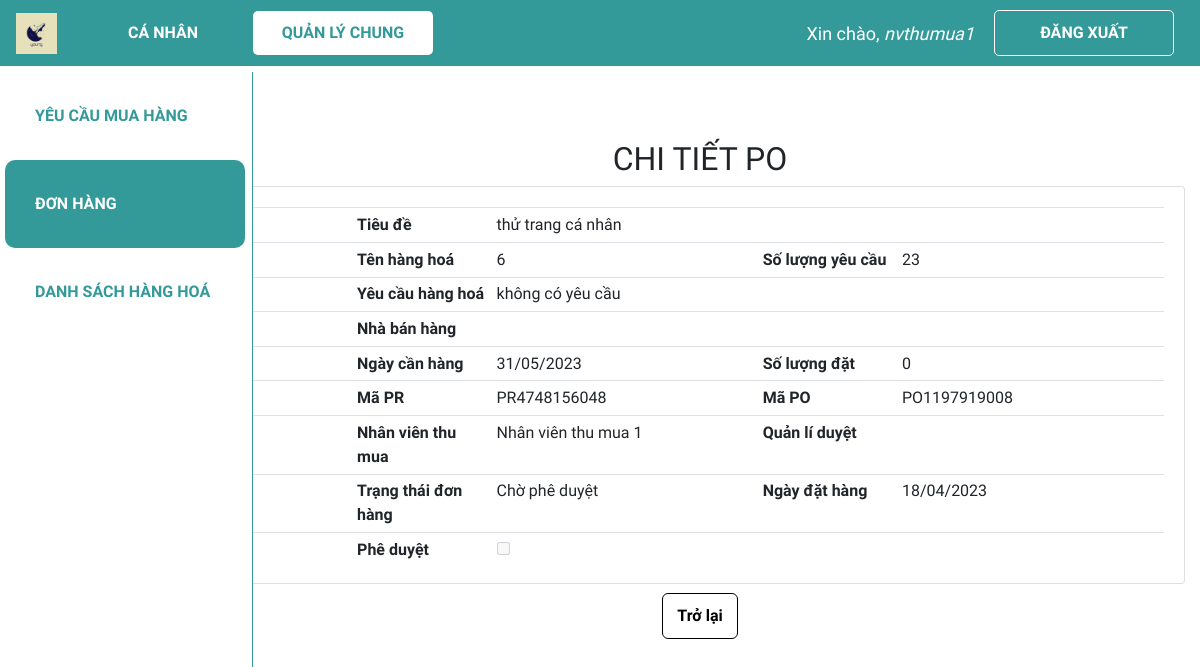
Before: /xem_po/PO1197919008 (signed in) with the older database file.
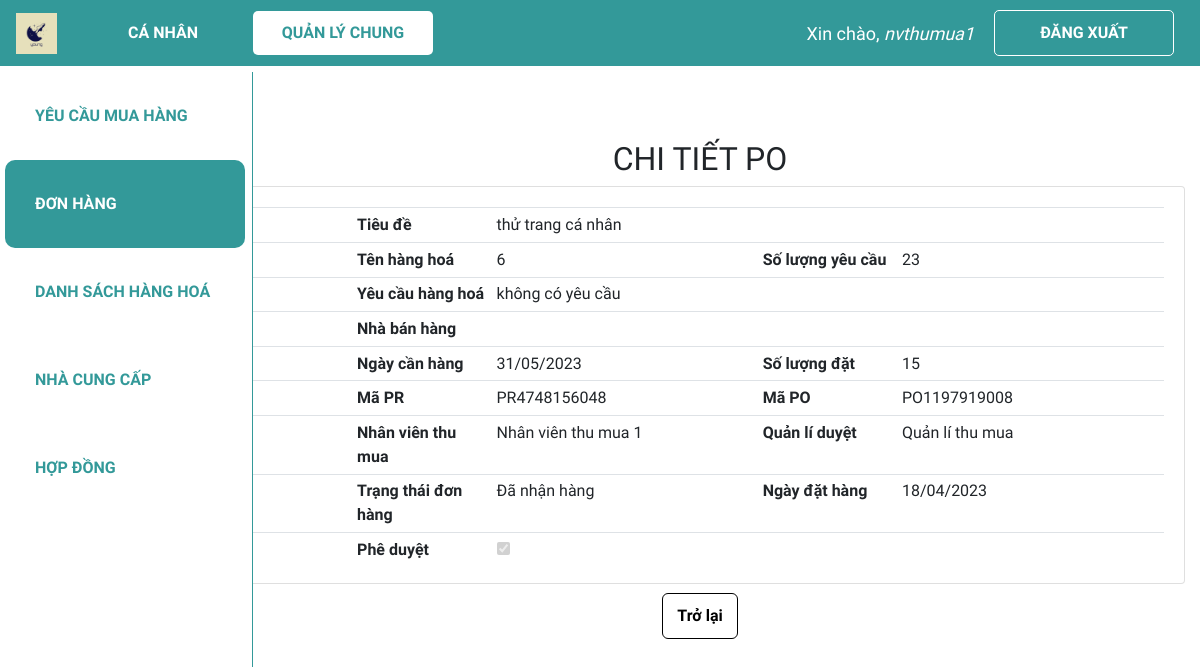
After: the same page with the newer database file.
### web_core/models.py (models this page shows, shortened)
class PO(models.Model):
    danh_muc_trang_thai = (
        ('Chờ phê duyệt', 'Chờ phê duyệt'),
        ('Đang thực hiện', 'Đang thực hiện'),
        ('Đã nhận hàng', 'Đã nhận hàng'),
        ('Đã hoàn thành', 'Đã hoàn thành'),
    )
    ma_PO = ShortUUIDField(
        verbose_name='Mã PO',
        length=10,
        max_length=12,
        prefix="PO",
        alphabet="0123456789",
        primary_key=True
    )
    ma_PR = models.ForeignKey(PR, on_delete = models.CASCADE, verbose_name = 'Mã PR', blank = True, null = True)
    ma_hang_hoa = models.ForeignKey(HANGHOA, on_delete = models.CASCADE, verbose_name = 'Mã hàng hoá', blank = True, null = True)
    so_luong = models.IntegerField('Số lượng', validators = [MinValueValidator(0)], default = 0)
    ma_hop_dong = models.ForeignKey(HOPDONG, on_delete = models.SET_NULL, verbose_name = 'Mã hợp đồng', blank = True, null = True)
    ma_nhan_vien_tao = models.ForeignKey(NHANVIEN, on_delete=models.SET_NULL, verbose_name = 'Mã nhân viên tạo', related_name = 'nv_tao_PO', null=True)
    ma_ncc = models.ForeignKey(NCC, on_delete = models.SET_NULL, verbose_name = 'Mã nhà cung cấp', blank = True, null = True)
    ngay_tao = models.DateTimeField('Ngày tạo', default = datetime.now)
    ngay_cap_nhat = models.DateTimeField('Ngày cập nhật', default = datetime.now)
    trang_thai = models.CharField('Trạng thái PO', max_length = 100, choices=danh_muc_trang_thai, default='Đang xem xét', blank = True, null = True)
    ma_quan_ly_duyet = models.ForeignKey(NHANVIEN, on_delete = models.SET_NULL, verbose_name = 'Mã quản lý duyệt', related_name = 'quan_ly', blank = True, null = True)

class PR(models.Model):
    danh_muc_trang_thai = (
        ('Chờ phân công', 'Chờ phân công'),
        ('Đang thực hiện', 'Đang thực hiện'),
        ('Đã hoàn thành', 'Đã hoàn thành'),
    )
    ma_PR = ShortUUIDField(
        verbose_name='Mã PR',
        length=10,
        max_length=12,
        prefix="PR",
        alphabet="0123456789",
        primary_key=True
    )
    ma_nhan_vien_tao = models.ForeignKey(NHANVIEN, on_delete = models.CASCADE, verbose_name = 'Mã nhân viên tạo', related_name = 'nv_tao_PR', blank = True, null = True)
    ma_nhan_vien_phu_trach = models.ForeignKey(NHANVIEN, on_delete = models.SET_NULL, verbose_name = 'Mã nhân viên phụ trách',  related_name = 'nv_phutrach_PR', blank = True, null = True)
    ngay_tao = models.DateTimeField('Ngày tạo', default = datetime.now)
    ngay_cap_nhat = models.DateField('Ngày cập nhật', default = datetime.now)
    ten_PR = models.CharField('Tên PR', max_length = 300)
    trang_thai = models.CharField('Trạng thái PR', max_length = 100, choices=danh_muc_trang_thai, default='Đang xem xét', null=True)

class NHANVIEN(models.Model):
    danh_muc_phong_ban = (
        ('Thu mua', 'Thu mua'),
        ('Kho', 'Kho'),
        ('Kế toán', 'Kế toán'),
        ('Khác', 'Khác')
    )
    danh_muc_chuc_vu = (
        ('Quản lí', 'Quản lí'),
        ('Nhân viên', 'Nhân viên'),
    )
    user = models.OneToOneField(User, null=True, blank=True, on_delete=models.CASCADE)
    ma_NV = ShortUUIDField(
        verbose_name='Mã nhân viên',
        length=10,
        max_length=12,
        prefix="NV",
        alphabet="0123456789",
        primary_key=True
    )
    ho_ten = models.CharField('Họ tên', max_length = 100, null=True)
    phong_ban = models.CharField('Phòng ban', max_length = 50, choices=danh_muc_phong_ban, null=True)
    chuc_vu = models.CharField('Chức vụ', max_length = 50, choices=danh_muc_chuc_vu, null=True)

### web_core/views.py (the view)
# urls.py: path('xem_po/<str:ma_PO>', views.view_po, name='quanli_xem_po'),
@login_required(login_url='login')
def view_po(request, ma_PO):
    update_all_po_status()
    if ma_PO is None:
        return redirect('/dspo')
    po = PO.objects.get(ma_PO=ma_PO)
    pr_hh = PR_HH.objects.get(ma_PR = po.ma_PR.ma_PR, ma_hang_hoa = po.ma_hang_hoa.ma_HH)
    context = {'po':po, 'pr_hh':pr_hh}
    return render(request,'web_core/view_po.html', context)

### web_core/templatetags/index.py (called while the page is built)
@register.filter
def first_group_name(user):
    groups = user.groups.all()
    if groups:
        return groups[0].name
    return ''

### web_core/views.py (called while the page is built)
def update_all_po_status():
    dspo = PO.objects.all().order_by('-ngay_tao')
    for po in dspo:
        if po.ma_quan_ly_duyet and po.trang_thai == 'Chờ phê duyệt':
            po.trang_thai='Đang thực hiện'
        elif not po.ma_quan_ly_duyet and po.trang_thai != 'Chờ phê duyệt':
            po.trang_thai='Chờ phê duyệt'
        po.save()

### web_core/templates/web_core/view_po.html (shortened to what this page needs)
{% extends 'web_core/main.html' %}
{% block content %}
<h2 class="table-title" style>CHI TIẾT PO</h2>
<div class="card card-body">
    <table class="table table-sm po">
        <tr>
            <th class="mid-content"></th>
            <th class="mid-content">Tiêu đề</th>
            <td class="large-content">{{po.ma_PR.ten_PR}}</td>
            <th class="small-content"></th>
            <th class="small-content"></th>
        </tr>
        <tr>
            <th class="mid-content"></th>
            <th class="mid-content">Tên hàng hoá</th>
            <td class="mid-content">{{pr_hh.ma_hang_hoa.ten_hang_hoa}}</td>
            <th class="mid-content">Số lượng yêu cầu</th>
            <td class="large-content">{{pr_hh.so_luong}}</td>
        </tr>
        <tr>
            <th class="mid-content"></th>
            <th class="mid-content">Yêu cầu hàng hoá</th>
            <td class="mid-content">{{pr_hh.yeu_cau}}</td>
            <th class="mid-content"></th>
            <th class="mid-content"></th>
        </tr>
        <tr>
            <th class="mid-content"></th>
            <th class="mid-content">Nhà bán hàng</th>
            <td class="mid-content">{{po.ma_ncc.ten_doanh_nghiep}}</td>
            <th class="mid-content"></th>
            <th class="mid-content"></th>
        </tr>
        <tr>
            <th class="mid-content"></th>
            <th class="mid-content">Ngày cần hàng</th>
            <td class="mid-content">{{pr_hh.ngay_can_hang|date:"d/m/Y"}}</td>
            <th class="mid-content">Số lượng đặt</th>
            <td class="mid-content">{{po.so_luong}}</td>
        </tr>
        <tr>
            <th class="mid-content"></th>
            <th class="mid-content">Mã PR</th>
            <td class="small-content">{{po.ma_PR.ma_PR}}</td>
            <th class="small-content">Mã PO</th>
            <td class="large-content">{{po.ma_PO}}</td>
        </tr>
        <tr>
            <th class="mid-content"></th>
            <th class="mid-content">Nhân viên thu mua</th>
            <td class="mid-content">{{po.ma_nhan_vien_tao.ho_ten}}</td>
            <th class="mid-content">Quản lí duyệt</th>
            <td class="mid-content">{{po.ma_quan_ly_duyet.ho_ten}}</td>
        </tr>
        <tr>
            <th class="mid-content"></th>
            <th class="mid-content">Trạng thái đơn hàng</th>
            <td class="small-content">{{po.trang_thai}}</td>
            <th class="small-content">Ngày đặt hàng</th>
            <td class="large-content">{{po.ngay_tao|date:"d/m/Y"}}</td>
        </tr>
        <tr>
            <th class="mid-content"></th>
            <th class="mid-content">Phê duyệt</th>
            <td class="mid-content">
                <input type="checkbox" class="pheduyet-checkbox" id="inline" {% if po.ma_quan_ly_duyet %} checked="true" {% endif %} disabled="disabled">
            </td>
            <th class="mid-content"></th>
            <th class="mid-content"></th>
        </tr>
    </table>
</div>
<div class="form-btn">
    {% load index %}
    <a class="btn back-btn" href="{% url 'quanli_dspo' %}">Trở lại</a>
</div>
{% endblock %}

Changed rows visible on the page:
changed PO "PO1197919008": so_luong "0" → "15"; ma_quan_ly_duyet.ho_ten (not shown) → "Quản lí thu mua"; trang_thai "Chờ phê duyệt" → "Đã nhận hàng"; ma_quan_ly_duyet_id "☐" → "☑"
Other visible differences:
text now shown: "NHÀ CUNG CẤP HỢP ĐỒNG"
